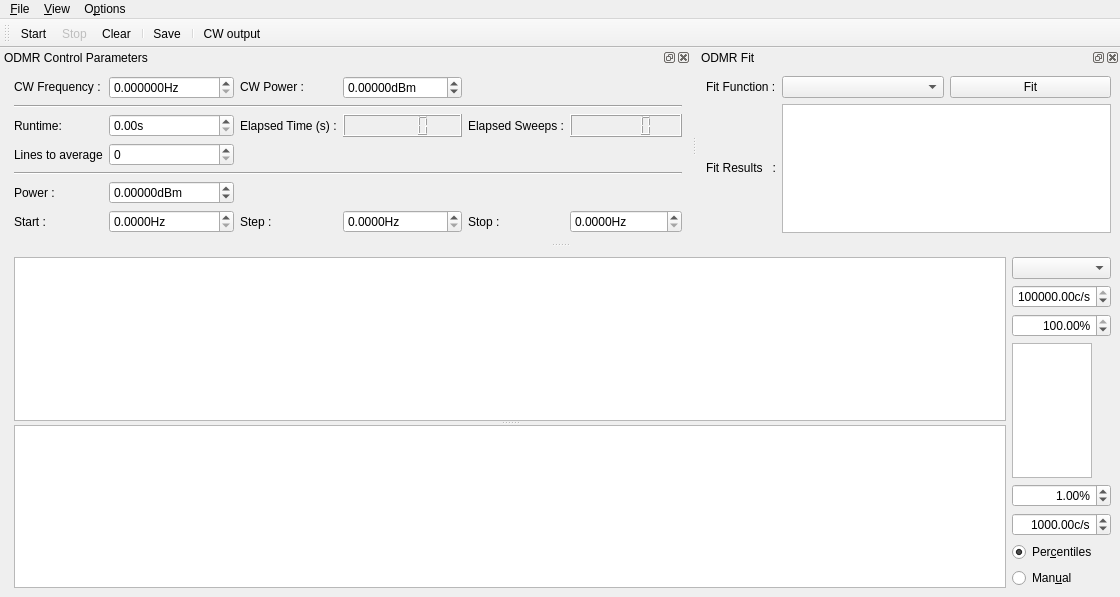
<?xml version="1.0" encoding="UTF-8"?>
<ui version="4.0">
 <class>MainWindow</class>
 <widget class="QMainWindow" name="MainWindow">
  <property name="geometry">
   <rect>
    <x>0</x>
    <y>0</y>
    <width>1120</width>
    <height>597</height>
   </rect>
  </property>
  <property name="contextMenuPolicy">
   <enum>Qt::DefaultContextMenu</enum>
  </property>
  <property name="windowTitle">
   <string>qudi: ODMR</string>
  </property>
  <widget class="QWidget" name="centralwidget">
   <layout class="QHBoxLayout" name="horizontalLayout">
    <item>
     <spacer name="horizontalSpacer">
      <property name="orientation">
       <enum>Qt::Horizontal</enum>
      </property>
      <property name="sizeHint" stdset="0">
       <size>
        <width>5</width>
        <height>20</height>
       </size>
      </property>
     </spacer>
    </item>
    <item>
     <widget class="QSplitter" name="splitter">
      <property name="sizePolicy">
       <sizepolicy hsizetype="Preferred" vsizetype="Expanding">
        <horstretch>1</horstretch>
        <verstretch>0</verstretch>
       </sizepolicy>
      </property>
      <property name="orientation">
       <enum>Qt::Vertical</enum>
      </property>
      <widget class="PlotWidget" name="odmr_PlotWidget">
       <property name="sizePolicy">
        <sizepolicy hsizetype="Expanding" vsizetype="Expanding">
         <horstretch>1</horstretch>
         <verstretch>1</verstretch>
        </sizepolicy>
       </property>
      </widget>
      <widget class="PlotWidget" name="odmr_matrix_PlotWidget">
       <property name="sizePolicy">
        <sizepolicy hsizetype="Expanding" vsizetype="Expanding">
         <horstretch>1</horstretch>
         <verstretch>1</verstretch>
        </sizepolicy>
       </property>
      </widget>
     </widget>
    </item>
    <item>
     <layout class="QVBoxLayout" name="verticalLayout">
      <item>
       <widget class="QComboBox" name="odmr_channel_ComboBox"/>
      </item>
      <item>
       <widget class="ScienDSpinBox" name="odmr_cb_max_DoubleSpinBox">
        <property name="maximumSize">
         <size>
          <width>100</width>
          <height>16777215</height>
         </size>
        </property>
        <property name="alignment">
         <set>Qt::AlignRight|Qt::AlignTrailing|Qt::AlignVCenter</set>
        </property>
        <property name="suffix">
         <string>c/s</string>
        </property>
        <property name="minimum">
         <double>-10.000000000000000</double>
        </property>
        <property name="maximum">
         <double>1000000000.000000000000000</double>
        </property>
        <property name="value">
         <double>100000.000000000000000</double>
        </property>
       </widget>
      </item>
      <item>
       <widget class="ScienDSpinBox" name="odmr_cb_high_percentile_DoubleSpinBox">
        <property name="maximumSize">
         <size>
          <width>100</width>
          <height>16777215</height>
         </size>
        </property>
        <property name="alignment">
         <set>Qt::AlignRight|Qt::AlignTrailing|Qt::AlignVCenter</set>
        </property>
        <property name="suffix">
         <string>%</string>
        </property>
        <property name="minimum">
         <double>0.000000000000000</double>
        </property>
        <property name="maximum">
         <double>100.000000000000000</double>
        </property>
        <property name="value">
         <double>100.000000000000000</double>
        </property>
       </widget>
      </item>
      <item>
       <widget class="PlotWidget" name="odmr_cb_PlotWidget">
        <property name="sizePolicy">
         <sizepolicy hsizetype="Expanding" vsizetype="Expanding">
          <horstretch>0</horstretch>
          <verstretch>0</verstretch>
         </sizepolicy>
        </property>
        <property name="maximumSize">
         <size>
          <width>80</width>
          <height>16777215</height>
         </size>
        </property>
       </widget>
      </item>
      <item>
       <widget class="ScienDSpinBox" name="odmr_cb_low_percentile_DoubleSpinBox">
        <property name="maximumSize">
         <size>
          <width>100</width>
          <height>16777215</height>
         </size>
        </property>
        <property name="alignment">
         <set>Qt::AlignRight|Qt::AlignTrailing|Qt::AlignVCenter</set>
        </property>
        <property name="suffix">
         <string>%</string>
        </property>
        <property name="minimum">
         <double>0.000000000000000</double>
        </property>
        <property name="maximum">
         <double>100.000000000000000</double>
        </property>
        <property name="value">
         <double>1.000000000000000</double>
        </property>
       </widget>
      </item>
      <item>
       <widget class="ScienDSpinBox" name="odmr_cb_min_DoubleSpinBox">
        <property name="maximumSize">
         <size>
          <width>100</width>
          <height>16777215</height>
         </size>
        </property>
        <property name="alignment">
         <set>Qt::AlignRight|Qt::AlignTrailing|Qt::AlignVCenter</set>
        </property>
        <property name="suffix">
         <string>c/s</string>
        </property>
        <property name="minimum">
         <double>-10.000000000000000</double>
        </property>
        <property name="maximum">
         <double>1000000000.000000000000000</double>
        </property>
        <property name="value">
         <double>1000.000000000000000</double>
        </property>
       </widget>
      </item>
      <item>
       <widget class="QRadioButton" name="odmr_cb_centiles_RadioButton">
        <property name="text">
         <string>Per&amp;centiles</string>
        </property>
        <property name="checked">
         <bool>true</bool>
        </property>
        <attribute name="buttonGroup">
         <string notr="true">buttonGroup</string>
        </attribute>
       </widget>
      </item>
      <item>
       <widget class="QRadioButton" name="odmr_cb_manual_RadioButton">
        <property name="text">
         <string>Man&amp;ual</string>
        </property>
        <attribute name="buttonGroup">
         <string notr="true">buttonGroup</string>
        </attribute>
       </widget>
      </item>
     </layout>
    </item>
   </layout>
  </widget>
  <widget class="QMenuBar" name="menubar">
   <property name="geometry">
    <rect>
     <x>0</x>
     <y>0</y>
     <width>1120</width>
     <height>22</height>
    </rect>
   </property>
   <widget class="QMenu" name="menu_File">
    <property name="title">
     <string>&amp;File</string>
    </property>
    <addaction name="action_Save"/>
    <addaction name="action_Close"/>
   </widget>
   <widget class="QMenu" name="menu_Options">
    <property name="title">
     <string>O&amp;ptions</string>
    </property>
    <addaction name="action_Settings"/>
    <addaction name="action_FitSettings"/>
   </widget>
   <widget class="QMenu" name="menu_View">
    <property name="title">
     <string>&amp;View</string>
    </property>
    <addaction name="action_RestoreDefault"/>
   </widget>
   <addaction name="menu_File"/>
   <addaction name="menu_View"/>
   <addaction name="menu_Options"/>
  </widget>
  <widget class="QToolBar" name="toolBar">
   <property name="windowTitle">
    <string>toolBar</string>
   </property>
   <property name="toolButtonStyle">
    <enum>Qt::ToolButtonTextUnderIcon</enum>
   </property>
   <attribute name="toolBarArea">
    <enum>TopToolBarArea</enum>
   </attribute>
   <attribute name="toolBarBreak">
    <bool>false</bool>
   </attribute>
   <addaction name="action_start"/>
   <addaction name="action_stop"/>
   <addaction name="action_clear"/>
   <addaction name="separator"/>
   <addaction name="action_Save"/>
   <addaction name="separator"/>
   <addaction name="action_toggle_cw"/>
  </widget>
  <widget class="QDockWidget" name="odmr_control_DockWidget">
   <property name="enabled">
    <bool>true</bool>
   </property>
   <property name="sizePolicy">
    <sizepolicy hsizetype="Fixed" vsizetype="Fixed">
     <horstretch>1</horstretch>
     <verstretch>0</verstretch>
    </sizepolicy>
   </property>
   <property name="baseSize">
    <size>
     <width>0</width>
     <height>20</height>
    </size>
   </property>
   <property name="toolTip">
    <string/>
   </property>
   <property name="windowTitle">
    <string>ODMR Control Parameters</string>
   </property>
   <attribute name="dockWidgetArea">
    <number>4</number>
   </attribute>
   <widget class="QWidget" name="dockWidgetContents_3">
    <property name="sizePolicy">
     <sizepolicy hsizetype="Minimum" vsizetype="Minimum">
      <horstretch>0</horstretch>
      <verstretch>0</verstretch>
     </sizepolicy>
    </property>
    <layout class="QGridLayout" name="gridLayout">
     <item row="0" column="2">
      <widget class="ScienDSpinBox" name="cw_frequency_DoubleSpinBox">
       <property name="sizePolicy">
        <sizepolicy hsizetype="Minimum" vsizetype="Fixed">
         <horstretch>0</horstretch>
         <verstretch>0</verstretch>
        </sizepolicy>
       </property>
       <property name="suffix">
        <string>Hz</string>
       </property>
       <property name="decimals">
        <number>6</number>
       </property>
       <property name="maximum">
        <double>1000000000.000000000000000</double>
       </property>
       <property name="singleStep">
        <double>0.010000000000000</double>
       </property>
      </widget>
     </item>
     <item row="0" column="1">
      <widget class="QLabel" name="label">
       <property name="sizePolicy">
        <sizepolicy hsizetype="Minimum" vsizetype="Fixed">
         <horstretch>0</horstretch>
         <verstretch>0</verstretch>
        </sizepolicy>
       </property>
       <property name="text">
        <string>CW Frequency :</string>
       </property>
      </widget>
     </item>
     <item row="0" column="3">
      <widget class="QLabel" name="label_6">
       <property name="sizePolicy">
        <sizepolicy hsizetype="Minimum" vsizetype="Fixed">
         <horstretch>0</horstretch>
         <verstretch>0</verstretch>
        </sizepolicy>
       </property>
       <property name="text">
        <string>CW Power :</string>
       </property>
      </widget>
     </item>
     <item row="2" column="4">
      <widget class="QLCDNumber" name="elapsed_time_DisplayWidget">
       <property name="sizePolicy">
        <sizepolicy hsizetype="Minimum" vsizetype="Minimum">
         <horstretch>0</horstretch>
         <verstretch>0</verstretch>
        </sizepolicy>
       </property>
      </widget>
     </item>
     <item row="2" column="6">
      <widget class="QLCDNumber" name="elapsed_sweeps_DisplayWidget"/>
     </item>
     <item row="4" column="1" colspan="6">
      <widget class="Line" name="line">
       <property name="orientation">
        <enum>Qt::Horizontal</enum>
       </property>
      </widget>
     </item>
     <item row="2" column="5">
      <widget class="QLabel" name="label_10">
       <property name="sizePolicy">
        <sizepolicy hsizetype="Minimum" vsizetype="Minimum">
         <horstretch>0</horstretch>
         <verstretch>0</verstretch>
        </sizepolicy>
       </property>
       <property name="text">
        <string>Elapsed Sweeps :</string>
       </property>
      </widget>
     </item>
     <item row="0" column="4">
      <widget class="ScienDSpinBox" name="cw_power_DoubleSpinBox">
       <property name="sizePolicy">
        <sizepolicy hsizetype="Minimum" vsizetype="Fixed">
         <horstretch>0</horstretch>
         <verstretch>0</verstretch>
        </sizepolicy>
       </property>
       <property name="suffix">
        <string>dBm</string>
       </property>
       <property name="decimals">
        <number>5</number>
       </property>
       <property name="minimum">
        <double>-1000.000000000000000</double>
       </property>
       <property name="maximum">
        <double>100.000000000000000</double>
       </property>
      </widget>
     </item>
     <item row="2" column="2">
      <widget class="QDoubleSpinBox" name="runtime_DoubleSpinBox">
       <property name="sizePolicy">
        <sizepolicy hsizetype="Minimum" vsizetype="Fixed">
         <horstretch>0</horstretch>
         <verstretch>0</verstretch>
        </sizepolicy>
       </property>
       <property name="suffix">
        <string>s</string>
       </property>
       <property name="maximum">
        <double>10000000.000000000000000</double>
       </property>
      </widget>
     </item>
     <item row="2" column="3">
      <widget class="QLabel" name="label_8">
       <property name="sizePolicy">
        <sizepolicy hsizetype="Minimum" vsizetype="Minimum">
         <horstretch>0</horstretch>
         <verstretch>0</verstretch>
        </sizepolicy>
       </property>
       <property name="text">
        <string>Elapsed Time (s) :</string>
       </property>
      </widget>
     </item>
     <item row="5" column="2">
      <widget class="ScienDSpinBox" name="sweep_power_DoubleSpinBox">
       <property name="sizePolicy">
        <sizepolicy hsizetype="Minimum" vsizetype="Fixed">
         <horstretch>0</horstretch>
         <verstretch>0</verstretch>
        </sizepolicy>
       </property>
       <property name="suffix">
        <string>dBm</string>
       </property>
       <property name="decimals">
        <number>5</number>
       </property>
       <property name="minimum">
        <double>-1000.000000000000000</double>
       </property>
       <property name="maximum">
        <double>100.000000000000000</double>
       </property>
      </widget>
     </item>
     <item row="5" column="1">
      <widget class="QLabel" name="label_2">
       <property name="sizePolicy">
        <sizepolicy hsizetype="Minimum" vsizetype="Minimum">
         <horstretch>0</horstretch>
         <verstretch>0</verstretch>
        </sizepolicy>
       </property>
       <property name="text">
        <string>Power :</string>
       </property>
      </widget>
     </item>
     <item row="2" column="1">
      <widget class="QLabel" name="label_7">
       <property name="sizePolicy">
        <sizepolicy hsizetype="Minimum" vsizetype="Minimum">
         <horstretch>0</horstretch>
         <verstretch>0</verstretch>
        </sizepolicy>
       </property>
       <property name="text">
        <string>Runtime:</string>
       </property>
      </widget>
     </item>
     <item row="6" column="1">
      <widget class="QLabel" name="label_3">
       <property name="sizePolicy">
        <sizepolicy hsizetype="Minimum" vsizetype="Minimum">
         <horstretch>0</horstretch>
         <verstretch>0</verstretch>
        </sizepolicy>
       </property>
       <property name="text">
        <string>Start :</string>
       </property>
      </widget>
     </item>
     <item row="6" column="2">
      <widget class="ScienDSpinBox" name="start_freq_DoubleSpinBox">
       <property name="sizePolicy">
        <sizepolicy hsizetype="Minimum" vsizetype="Fixed">
         <horstretch>0</horstretch>
         <verstretch>0</verstretch>
        </sizepolicy>
       </property>
       <property name="suffix">
        <string>Hz</string>
       </property>
       <property name="decimals">
        <number>4</number>
       </property>
       <property name="maximum">
        <double>1000000000.000000000000000</double>
       </property>
      </widget>
     </item>
     <item row="6" column="3">
      <widget class="QLabel" name="label_4">
       <property name="sizePolicy">
        <sizepolicy hsizetype="Minimum" vsizetype="Minimum">
         <horstretch>0</horstretch>
         <verstretch>0</verstretch>
        </sizepolicy>
       </property>
       <property name="text">
        <string>Step :</string>
       </property>
      </widget>
     </item>
     <item row="6" column="4">
      <widget class="ScienDSpinBox" name="step_freq_DoubleSpinBox">
       <property name="sizePolicy">
        <sizepolicy hsizetype="Minimum" vsizetype="Fixed">
         <horstretch>0</horstretch>
         <verstretch>0</verstretch>
        </sizepolicy>
       </property>
       <property name="suffix">
        <string>Hz</string>
       </property>
       <property name="decimals">
        <number>4</number>
       </property>
       <property name="minimum">
        <double>0.000000000000000</double>
       </property>
       <property name="maximum">
        <double>1000000000.000000000000000</double>
       </property>
       <property name="singleStep">
        <double>0.100000000000000</double>
       </property>
      </widget>
     </item>
     <item row="6" column="5">
      <widget class="QLabel" name="label_5">
       <property name="sizePolicy">
        <sizepolicy hsizetype="Minimum" vsizetype="Minimum">
         <horstretch>0</horstretch>
         <verstretch>0</verstretch>
        </sizepolicy>
       </property>
       <property name="text">
        <string>Stop :</string>
       </property>
      </widget>
     </item>
     <item row="6" column="6">
      <widget class="ScienDSpinBox" name="stop_freq_DoubleSpinBox">
       <property name="sizePolicy">
        <sizepolicy hsizetype="Minimum" vsizetype="Fixed">
         <horstretch>0</horstretch>
         <verstretch>0</verstretch>
        </sizepolicy>
       </property>
       <property name="suffix">
        <string>Hz</string>
       </property>
       <property name="decimals">
        <number>4</number>
       </property>
       <property name="minimum">
        <double>0.000000000000000</double>
       </property>
       <property name="maximum">
        <double>1000000000.000000000000000</double>
       </property>
      </widget>
     </item>
     <item row="0" column="0" rowspan="7">
      <spacer name="horizontalSpacer_2">
       <property name="orientation">
        <enum>Qt::Horizontal</enum>
       </property>
       <property name="sizeHint" stdset="0">
        <size>
         <width>5</width>
         <height>20</height>
        </size>
       </property>
      </spacer>
     </item>
     <item row="3" column="1">
      <widget class="QLabel" name="average_label">
       <property name="text">
        <string>Lines to average</string>
       </property>
      </widget>
     </item>
     <item row="3" column="2">
      <widget class="QSpinBox" name="average_level_SpinBox">
       <property name="minimum">
        <number>0</number>
       </property>
       <property name="maximum">
        <number>1000</number>
       </property>
       <property name="singleStep">
        <number>1</number>
       </property>
       <property name="value">
        <number>0</number>
       </property>
      </widget>
     </item>
     <item row="1" column="1" colspan="6">
      <widget class="Line" name="line_2">
       <property name="minimumSize">
        <size>
         <width>0</width>
         <height>0</height>
        </size>
       </property>
       <property name="lineWidth">
        <number>1</number>
       </property>
       <property name="midLineWidth">
        <number>0</number>
       </property>
       <property name="orientation">
        <enum>Qt::Horizontal</enum>
       </property>
      </widget>
     </item>
    </layout>
   </widget>
  </widget>
  <widget class="QDockWidget" name="odmr_fit_DockWidget">
   <property name="sizePolicy">
    <sizepolicy hsizetype="Minimum" vsizetype="Minimum">
     <horstretch>0</horstretch>
     <verstretch>0</verstretch>
    </sizepolicy>
   </property>
   <property name="baseSize">
    <size>
     <width>0</width>
     <height>20</height>
    </size>
   </property>
   <property name="windowTitle">
    <string>ODMR Fit</string>
   </property>
   <attribute name="dockWidgetArea">
    <number>4</number>
   </attribute>
   <widget class="QWidget" name="dockWidgetContents_5">
    <property name="sizePolicy">
     <sizepolicy hsizetype="Minimum" vsizetype="Minimum">
      <horstretch>0</horstretch>
      <verstretch>0</verstretch>
     </sizepolicy>
    </property>
    <layout class="QGridLayout" name="gridLayout_2">
     <item row="0" column="2">
      <widget class="QPushButton" name="do_fit_PushButton">
       <property name="sizePolicy">
        <sizepolicy hsizetype="Minimum" vsizetype="Fixed">
         <horstretch>0</horstretch>
         <verstretch>0</verstretch>
        </sizepolicy>
       </property>
       <property name="text">
        <string>Fit</string>
       </property>
      </widget>
     </item>
     <item row="0" column="1">
      <widget class="FitSettingsComboBox" name="fit_methods_ComboBox">
       <property name="sizePolicy">
        <sizepolicy hsizetype="Minimum" vsizetype="Fixed">
         <horstretch>0</horstretch>
         <verstretch>0</verstretch>
        </sizepolicy>
       </property>
      </widget>
     </item>
     <item row="0" column="0">
      <widget class="QLabel" name="label_9">
       <property name="sizePolicy">
        <sizepolicy hsizetype="Fixed" vsizetype="Minimum">
         <horstretch>0</horstretch>
         <verstretch>0</verstretch>
        </sizepolicy>
       </property>
       <property name="text">
        <string>Fit Function :</string>
       </property>
      </widget>
     </item>
     <item row="1" column="0">
      <widget class="QLabel" name="label_12">
       <property name="sizePolicy">
        <sizepolicy hsizetype="Fixed" vsizetype="Fixed">
         <horstretch>0</horstretch>
         <verstretch>0</verstretch>
        </sizepolicy>
       </property>
       <property name="text">
        <string>Fit Results   :</string>
       </property>
      </widget>
     </item>
     <item row="1" column="1" colspan="2">
      <widget class="QTextBrowser" name="odmr_fit_results_DisplayWidget">
       <property name="sizePolicy">
        <sizepolicy hsizetype="Ignored" vsizetype="Expanding">
         <horstretch>0</horstretch>
         <verstretch>0</verstretch>
        </sizepolicy>
       </property>
       <property name="baseSize">
        <size>
         <width>0</width>
         <height>1</height>
        </size>
       </property>
       <property name="sizeAdjustPolicy">
        <enum>QAbstractScrollArea::AdjustToContents</enum>
       </property>
       <property name="tabChangesFocus">
        <bool>true</bool>
       </property>
      </widget>
     </item>
    </layout>
   </widget>
  </widget>
  <action name="action_Settings">
   <property name="icon">
    <iconset>
     <normaloff>../../artwork/icons/oxygen/22x22/configure.png</normaloff>../../artwork/icons/oxygen/22x22/configure.png</iconset>
   </property>
   <property name="text">
    <string>&amp;Settings</string>
   </property>
  </action>
  <action name="action_Save">
   <property name="icon">
    <iconset>
     <normaloff>../../artwork/icons/oxygen/22x22/document-save.png</normaloff>../../artwork/icons/oxygen/22x22/document-save.png</iconset>
   </property>
   <property name="text">
    <string>&amp;Save</string>
   </property>
   <property name="toolTip">
    <string>Save odmr data</string>
   </property>
  </action>
  <action name="action_Close">
   <property name="icon">
    <iconset>
     <normaloff>../../artwork/icons/oxygen/22x22/application-exit.png</normaloff>../../artwork/icons/oxygen/22x22/application-exit.png</iconset>
   </property>
   <property name="text">
    <string>&amp;Close</string>
   </property>
  </action>
  <action name="action_start">
   <property name="checkable">
    <bool>false</bool>
   </property>
   <property name="icon">
    <iconset>
     <normaloff>../../artwork/icons/qudiTheme/22x22/start-counter.png</normaloff>
     <activeon>../../artwork/icons/qudiTheme/22x22/stop-counter.png</activeon>../../artwork/icons/qudiTheme/22x22/start-counter.png</iconset>
   </property>
   <property name="text">
    <string>Start</string>
   </property>
   <property name="toolTip">
    <string>Start or resume ODMR scan</string>
   </property>
  </action>
  <action name="action_stop">
   <property name="checkable">
    <bool>false</bool>
   </property>
   <property name="enabled">
    <bool>false</bool>
   </property>
   <property name="icon">
    <iconset>
     <normaloff>../../artwork/icons/qudiTheme/22x22/stop-counter.png</normaloff>../../artwork/icons/qudiTheme/22x22/stop-counter.png</iconset>
   </property>
   <property name="text">
    <string>Stop</string>
   </property>
   <property name="toolTip">
    <string>Stop ODMR scan</string>
   </property>
  </action>
  <action name="action_RestoreDefault">
   <property name="text">
    <string>Restore &amp;default</string>
   </property>
  </action>
  <action name="action_FitSettings">
   <property name="text">
    <string>Fit settings</string>
   </property>
  </action>
  <action name="action_toggle_cw">
   <property name="checkable">
    <bool>true</bool>
   </property>
   <property name="icon">
    <iconset>
     <normaloff>../../artwork/icons/oxygen/22x22/quickopen.png</normaloff>../../artwork/icons/oxygen/22x22/quickopen.png</iconset>
   </property>
   <property name="text">
    <string>CW output</string>
   </property>
   <property name="toolTip">
    <string>toggle microwave CW output</string>
   </property>
  </action>
  <action name="action_clear">
   <property name="icon">
    <iconset>
     <normaloff>../../artwork/icons/oxygen/22x22/edit-delete.png</normaloff>../../artwork/icons/oxygen/22x22/edit-delete.png</iconset>
   </property>
   <property name="text">
    <string>Clear</string>
   </property>
   <property name="toolTip">
    <string>Clear ODMR data</string>
   </property>
  </action>
 </widget>
 <customwidgets>
  <customwidget>
   <class>PlotWidget</class>
   <extends>QGraphicsView</extends>
   <header>pyqtgraph</header>
  </customwidget>
  <customwidget>
   <class>ScienDSpinBox</class>
   <extends>QDoubleSpinBox</extends>
   <header>qtwidgets.scientific_spinbox.h</header>
  </customwidget>
  <customwidget>
   <class>FitSettingsComboBox</class>
   <extends>QComboBox</extends>
   <header>gui/fitsettings</header>
  </customwidget>
 </customwidgets>
 <tabstops>
  <tabstop>odmr_cb_max_DoubleSpinBox</tabstop>
  <tabstop>odmr_cb_high_percentile_DoubleSpinBox</tabstop>
  <tabstop>odmr_cb_PlotWidget</tabstop>
  <tabstop>odmr_cb_low_percentile_DoubleSpinBox</tabstop>
  <tabstop>odmr_cb_min_DoubleSpinBox</tabstop>
  <tabstop>odmr_cb_centiles_RadioButton</tabstop>
  <tabstop>odmr_cb_manual_RadioButton</tabstop>
  <tabstop>odmr_PlotWidget</tabstop>
  <tabstop>odmr_matrix_PlotWidget</tabstop>
 </tabstops>
 <resources/>
 <connections>
  <connection>
   <sender>action_Close</sender>
   <signal>triggered()</signal>
   <receiver>MainWindow</receiver>
   <slot>close()</slot>
   <hints>
    <hint type="sourcelabel">
     <x>-1</x>
     <y>-1</y>
    </hint>
    <hint type="destinationlabel">
     <x>531</x>
     <y>347</y>
    </hint>
   </hints>
  </connection>
 </connections>
 <buttongroups>
  <buttongroup name="buttonGroup"/>
 </buttongroups>
</ui>
